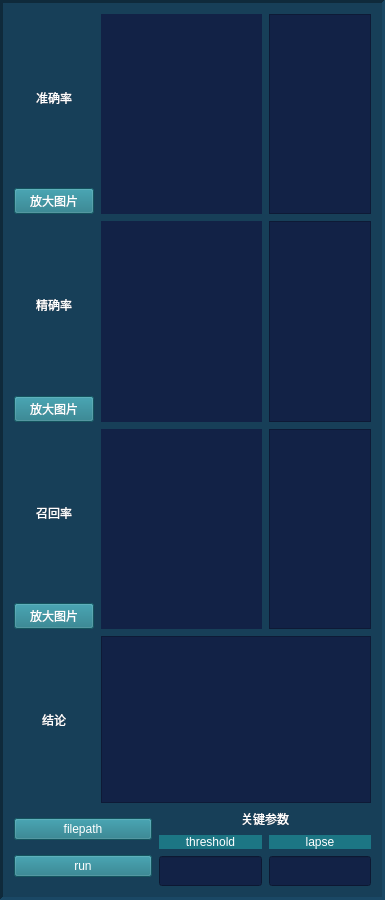
           <widget class="QFrame" name="frame_robust">
            <property name="styleSheet">
             <string notr="true">background-color: rgb(23, 63, 88);</string>
            </property>
            <property name="frameShape">
             <enum>QFrame::Panel</enum>
            </property>
            <property name="frameShadow">
             <enum>QFrame::Sunken</enum>
            </property>
            <property name="lineWidth">
             <number>3</number>
            </property>
            <property name="midLineWidth">
             <number>3</number>
            </property>
            <layout class="QHBoxLayout" name="horizontalLayout">
             <item>
              <layout class="QGridLayout" name="gridLayout_robust" rowstretch="5,0,5,0,5,0,5,0" columnstretch="1,2,4,2,2">
               <property name="spacing">
                <number>7</number>
               </property>
               <item row="4" column="0">
                <widget class="QLabel" name="label_R_r">
                 <property name="styleSheet">
                  <string notr="true">color: rgb(255, 255, 255);
background-color: transparent;
</string>
                 </property>
                 <property name="text">
                  <string>召回率</string>
                 </property>
                 <property name="alignment">
                  <set>Qt::AlignCenter</set>
                 </property>
                </widget>
               </item>
               <item row="2" column="0">
                <widget class="QLabel" name="label_P_r">
                 <property name="sizePolicy">
                  <sizepolicy hsizetype="Preferred" vsizetype="Preferred">
                   <horstretch>0</horstretch>
                   <verstretch>0</verstretch>
                  </sizepolicy>
                 </property>
                 <property name="styleSheet">
                  <string notr="true">color: rgb(255, 255, 255);
background-color: transparent;
</string>
                 </property>
                 <property name="text">
                  <string>精确率</string>
                 </property>
                 <property name="alignment">
                  <set>Qt::AlignCenter</set>
                 </property>
                </widget>
               </item>
               <item row="2" column="1" rowspan="2" colspan="2">
                <widget class="QLabel" name="label_P_show_r">
                 <property name="styleSheet">
                  <string notr="true">background-color: rgb(18, 34, 70);</string>
                 </property>
                 <property name="text">
                  <string/>
                 </property>
                </widget>
               </item>
               <item row="2" column="3" rowspan="2" colspan="2">
                <widget class="QTextBrowser" name="textBrowser_P_r">
                 <property name="styleSheet">
                  <string notr="true">background-color: rgb(18, 34, 70);</string>
                 </property>
                </widget>
               </item>
               <item row="0" column="0">
                <widget class="QLabel" name="label_A_r">
                 <property name="styleSheet">
                  <string notr="true">color: rgb(255, 255, 255);
background-color: transparent;
</string>
                 </property>
                 <property name="text">
                  <string>准确率</string>
                 </property>
                 <property name="alignment">
                  <set>Qt::AlignCenter</set>
                 </property>
                </widget>
               </item>
               <item row="7" column="2" colspan="3">
                <layout class="QGridLayout" name="gridLayout_guanjiancanshu_r" rowstretch="1,1,5" columnstretch="1,1" rowminimumheight="1,1,1">
                 <item row="1" column="0">
                  <widget class="QLabel" name="label_threshold">
                   <property name="styleSheet">
                    <string notr="true">color: rgb(255, 255, 255);background-color: rgb(28, 118, 132);</string>
                   </property>
                   <property name="text">
                    <string>threshold</string>
                   </property>
                   <property name="alignment">
                    <set>Qt::AlignCenter</set>
                   </property>
                  </widget>
                 </item>
                 <item row="2" column="0">
                  <widget class="QLineEdit" name="lineEdit_threthold">
                   <property name="sizePolicy">
                    <sizepolicy hsizetype="Expanding" vsizetype="Fixed">
                     <horstretch>0</horstretch>
                     <verstretch>50</verstretch>
                    </sizepolicy>
                   </property>
                   <property name="minimumSize">
                    <size>
                     <width>0</width>
                     <height>30</height>
                    </size>
                   </property>
                   <property name="styleSheet">
                    <string notr="true">background-color: rgb(18, 34, 70);</string>
                   </property>
                  </widget>
                 </item>
                 <item row="1" column="1">
                  <widget class="QLabel" name="label_lapse">
                   <property name="styleSheet">
                    <string notr="true">color: rgb(255, 255, 255);background-color: rgb(28, 118, 132);</string>
                   </property>
                   <property name="text">
                    <string>lapse</string>
                   </property>
                   <property name="alignment">
                    <set>Qt::AlignCenter</set>
                   </property>
                  </widget>
                 </item>
                 <item row="2" column="1">
                  <widget class="QLineEdit" name="lineEdit_lapse">
                   <property name="sizePolicy">
                    <sizepolicy hsizetype="Expanding" vsizetype="Fixed">
                     <horstretch>0</horstretch>
                     <verstretch>50</verstretch>
                    </sizepolicy>
                   </property>
                   <property name="minimumSize">
                    <size>
                     <width>0</width>
                     <height>30</height>
                    </size>
                   </property>
                   <property name="styleSheet">
                    <string notr="true">background-color: rgb(18, 34, 70);</string>
                   </property>
                  </widget>
                 </item>
                 <item row="0" column="0" colspan="2">
                  <widget class="QLabel" name="label_guanjiancanshu_r">
                   <property name="styleSheet">
                    <string notr="true">color: rgb(255, 255, 255);</string>
                   </property>
                   <property name="text">
                    <string>关键参数</string>
                   </property>
                   <property name="alignment">
                    <set>Qt::AlignCenter</set>
                   </property>
                  </widget>
                 </item>
                </layout>
               </item>
               <item row="0" column="3" rowspan="2" colspan="2">
                <widget class="QTextBrowser" name="textBrowser_A_r">
                 <property name="styleSheet">
                  <string notr="true">background-color: rgb(18, 34, 70);</string>
                 </property>
                </widget>
               </item>
               <item row="3" column="0">
                <widget class="QPushButton" name="pushButton_P">
                 <property name="styleSheet">
                  <string notr="true">color: rgb(255, 255, 255);
background-color: rgb(28, 118, 132);</string>
                 </property>
                 <property name="text">
                  <string>放大图片</string>
                 </property>
                </widget>
               </item>
               <item row="7" column="0" colspan="2">
                <layout class="QVBoxLayout" name="verticalLayout_input_r">
                 <item>
                  <widget class="QPushButton" name="pushButton_input1_r">
                   <property name="styleSheet">
                    <string notr="true">color: rgb(255, 255, 255);
background-color: rgb(28, 118, 132);</string>
                   </property>
                   <property name="text">
                    <string>filepath</string>
                   </property>
                  </widget>
                 </item>
                 <item>
                  <widget class="QPushButton" name="pushButton_run_r">
                   <property name="styleSheet">
                    <string notr="true">color: rgb(255, 255, 255);
background-color: rgb(28, 118, 132);</string>
                   </property>
                   <property name="text">
                    <string>run</string>
                   </property>
                  </widget>
                 </item>
                </layout>
               </item>
               <item row="5" column="0">
                <widget class="QPushButton" name="pushButton_R">
                 <property name="styleSheet">
                  <string notr="true">color: rgb(255, 255, 255);
background-color: rgb(28, 118, 132);</string>
                 </property>
                 <property name="text">
                  <string>放大图片</string>
                 </property>
                </widget>
               </item>
               <item row="0" column="1" rowspan="2" colspan="2">
                <widget class="QLabel" name="label_A_show_r">
                 <property name="styleSheet">
                  <string notr="true">background-color: rgb(18, 34, 70);</string>
                 </property>
                 <property name="text">
                  <string/>
                 </property>
                </widget>
               </item>
               <item row="1" column="0">
                <widget class="QPushButton" name="pushButton_A">
                 <property name="styleSheet">
                  <string notr="true">color: rgb(255, 255, 255);
background-color: rgb(28, 118, 132);</string>
                 </property>
                 <property name="text">
                  <string>放大图片</string>
                 </property>
                </widget>
               </item>
               <item row="4" column="3" rowspan="2" colspan="2">
                <widget class="QTextBrowser" name="textBrowser_R_r">
                 <property name="styleSheet">
                  <string notr="true">background-color: rgb(18, 34, 70);</string>
                 </property>
                </widget>
               </item>
               <item row="4" column="1" rowspan="2" colspan="2">
                <widget class="QLabel" name="label_R_show_r">
                 <property name="styleSheet">
                  <string notr="true">background-color: rgb(18, 34, 70);</string>
                 </property>
                 <property name="text">
                  <string/>
                 </property>
                </widget>
               </item>
               <item row="6" column="1" colspan="4">
                <widget class="QTextBrowser" name="textBrowser_jielun_r">
                 <property name="styleSheet">
                  <string notr="true">background-color: rgb(18, 34, 70);</string>
                 </property>
                </widget>
               </item>
               <item row="6" column="0">
                <widget class="QLabel" name="label_jielun_r">
                 <property name="styleSheet">
                  <string notr="true">color: rgb(255, 255, 255);
background-color: transparent;
</string>
                 </property>
                 <property name="text">
                  <string>结论</string>
                 </property>
                 <property name="alignment">
                  <set>Qt::AlignCenter</set>
                 </property>
                </widget>
               </item>
              </layout>
             </item>
            </layout>
           </widget>
